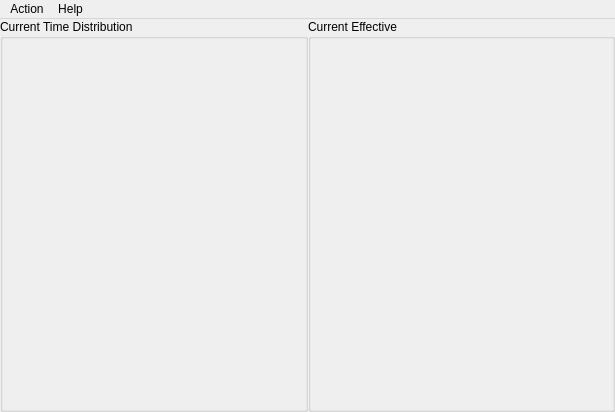
<?xml version="1.0" encoding="UTF-8"?>
<ui version="4.0">
 <class>timetron_window</class>
 <widget class="QMainWindow" name="timetron_window">
  <property name="geometry">
   <rect>
    <x>0</x>
    <y>0</y>
    <width>615</width>
    <height>412</height>
   </rect>
  </property>
  <property name="windowTitle">
   <string>Timetron</string>
  </property>
  <property name="windowIcon">
   <iconset>
    <normaloff>:/Timetron/icon1.ico</normaloff>:/Timetron/icon1.ico</iconset>
  </property>
  <property name="documentMode">
   <bool>false</bool>
  </property>
  <widget class="QWidget" name="centralWidget">
   <layout class="QHBoxLayout" name="horizontalLayout">
    <property name="spacing">
     <number>0</number>
    </property>
    <property name="leftMargin">
     <number>0</number>
    </property>
    <property name="topMargin">
     <number>0</number>
    </property>
    <property name="rightMargin">
     <number>0</number>
    </property>
    <property name="bottomMargin">
     <number>0</number>
    </property>
    <item>
     <widget class="QGroupBox" name="current_projects_container">
      <property name="title">
       <string>Current Time Distribution</string>
      </property>
      <layout class="QVBoxLayout" name="verticalLayout">
       <property name="spacing">
        <number>0</number>
       </property>
       <property name="leftMargin">
        <number>0</number>
       </property>
       <property name="topMargin">
        <number>0</number>
       </property>
       <property name="rightMargin">
        <number>0</number>
       </property>
       <property name="bottomMargin">
        <number>0</number>
       </property>
       <item>
        <widget class="QScrollArea" name="current_projects_scroll">
         <property name="frameShape">
          <enum>QFrame::NoFrame</enum>
         </property>
         <property name="frameShadow">
          <enum>QFrame::Plain</enum>
         </property>
         <property name="widgetResizable">
          <bool>true</bool>
         </property>
         <widget class="QWidget" name="current_projects">
          <property name="geometry">
           <rect>
            <x>0</x>
            <y>0</y>
            <width>306</width>
            <height>372</height>
           </rect>
          </property>
          <layout class="QGridLayout" name="gridLayout_2"/>
         </widget>
        </widget>
       </item>
      </layout>
     </widget>
    </item>
    <item>
     <widget class="QGroupBox" name="current_state_short_container">
      <property name="title">
       <string>Current Effective</string>
      </property>
      <layout class="QVBoxLayout" name="verticalLayout_2">
       <property name="spacing">
        <number>0</number>
       </property>
       <property name="leftMargin">
        <number>0</number>
       </property>
       <property name="topMargin">
        <number>0</number>
       </property>
       <property name="rightMargin">
        <number>0</number>
       </property>
       <property name="bottomMargin">
        <number>0</number>
       </property>
       <item>
        <widget class="QScrollArea" name="current_state_scroll">
         <property name="frameShape">
          <enum>QFrame::NoFrame</enum>
         </property>
         <property name="widgetResizable">
          <bool>true</bool>
         </property>
         <widget class="QWidget" name="current_state_short">
          <property name="geometry">
           <rect>
            <x>0</x>
            <y>0</y>
            <width>305</width>
            <height>372</height>
           </rect>
          </property>
          <layout class="QVBoxLayout" name="verticalLayout_4"/>
         </widget>
        </widget>
       </item>
      </layout>
     </widget>
    </item>
   </layout>
  </widget>
  <widget class="QMenuBar" name="menuBar">
   <property name="geometry">
    <rect>
     <x>0</x>
     <y>0</y>
     <width>615</width>
     <height>22</height>
    </rect>
   </property>
   <widget class="QMenu" name="menu_help">
    <property name="title">
     <string>Help</string>
    </property>
    <addaction name="action_about"/>
   </widget>
   <widget class="QMenu" name="menu_open">
    <property name="title">
     <string>Action</string>
    </property>
    <addaction name="action_open"/>
   </widget>
   <addaction name="menu_open"/>
   <addaction name="menu_help"/>
  </widget>
  <action name="action_open">
   <property name="text">
    <string>&amp;Open...</string>
   </property>
   <property name="shortcut">
    <string>Ctrl+O</string>
   </property>
  </action>
  <action name="action_about">
   <property name="text">
    <string>About</string>
   </property>
  </action>
 </widget>
 <layoutdefault spacing="6" margin="11"/>
 <resources/>
 <connections>
  <connection>
   <sender>action_open</sender>
   <signal>triggered()</signal>
   <receiver>timetron_window</receiver>
   <slot>uii_file_open()</slot>
   <hints>
    <hint type="sourcelabel">
     <x>-1</x>
     <y>-1</y>
    </hint>
    <hint type="destinationlabel">
     <x>299</x>
     <y>199</y>
    </hint>
   </hints>
  </connection>
  <connection>
   <sender>action_about</sender>
   <signal>triggered()</signal>
   <receiver>timetron_window</receiver>
   <slot>uii_about()</slot>
   <hints>
    <hint type="sourcelabel">
     <x>-1</x>
     <y>-1</y>
    </hint>
    <hint type="destinationlabel">
     <x>307</x>
     <y>205</y>
    </hint>
   </hints>
  </connection>
 </connections>
 <slots>
  <slot>uii_file_open()</slot>
  <slot>uii_about()</slot>
 </slots>
</ui>
